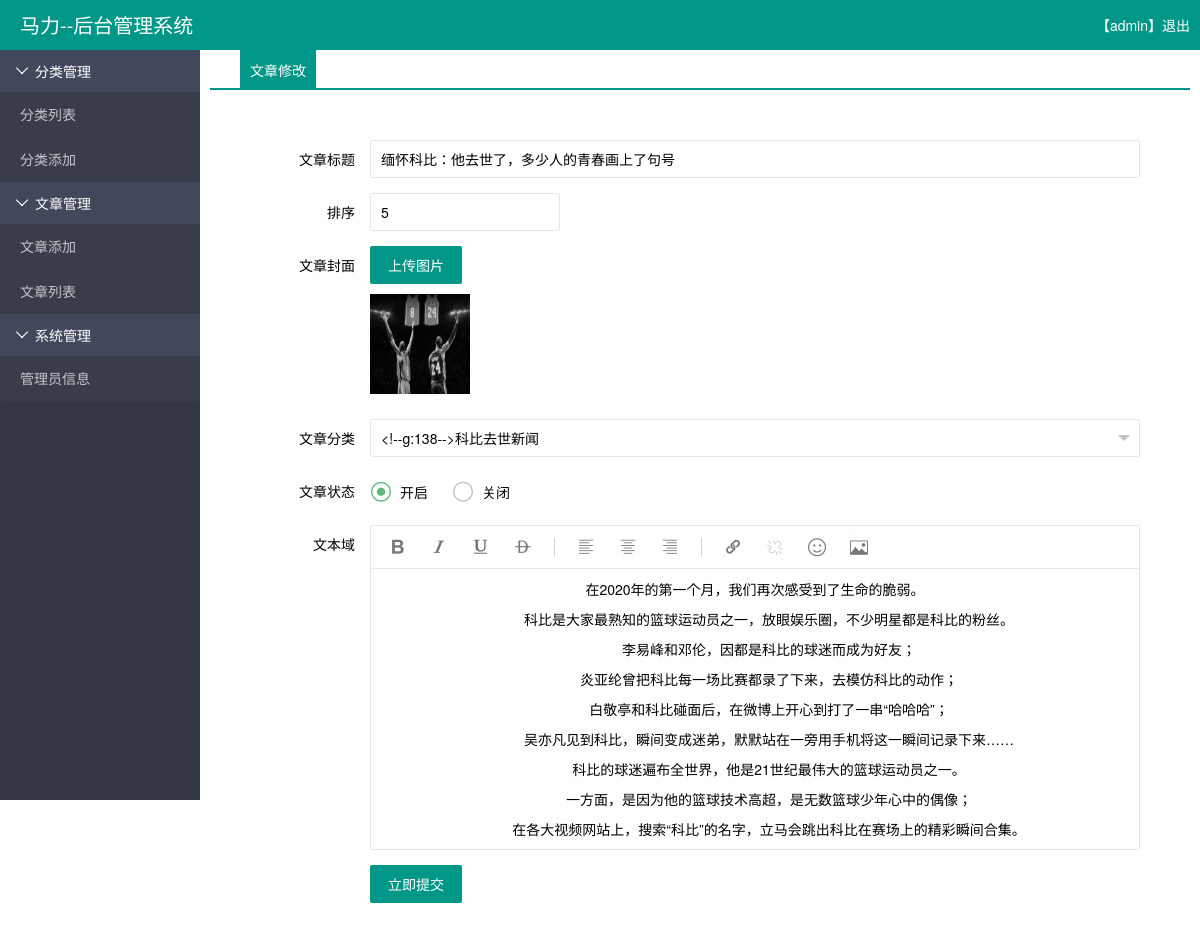
Screenshot of /admin/article_edit.php?article_id=3 (signed in) with the database file from the repository.
### tables this page shows
CREATE TABLE `menu` (
  `id` int(10) UNSIGNED NOT NULL COMMENT 'ID',
  `title` varchar(50) NOT NULL COMMENT '菜单名',
  `fid` int(10) NOT NULL COMMENT '父ID',
  `status` tinyint(1) UNSIGNED NOT NULL DEFAULT '1' COMMENT '状态 1开启 2关闭',
  `href` varchar(255) DEFAULT NULL COMMENT '链接'
);

CREATE TABLE `article` (
  `id` int(11) NOT NULL,
  `cate_id` int(11) NOT NULL,
  `content` text NOT NULL,
  `title` varchar(255) NOT NULL,
  `sort` int(11) NOT NULL DEFAULT '0',
  `status` int(11) NOT NULL DEFAULT '1' COMMENT '0为关闭，1为打开',
  `img_src` varchar(255) NOT NULL COMMENT '图片链接'
);

### databases/mysql.php (called while the page is built, shortened)
<?php
class Mysql{
	private static $_instance;
	private $db_host;
	private $db_user;
	private $db_pwd;
	private $db_database;
	private $conn;
	private $coding;
	private $show_error = true;
	private function __construct($db_host,$db_user,$db_pwd,$db_database,$conn,$coding){
		$this->db_host = $db_host;
		$this->db_user = $db_user;
		$this->db_pwd = $db_pwd;
		$this->db_database = $db_database;
		$this->conn = $conn;
		$this->coding = $coding;
	}
	public static function getInstance($db_host,$db_user,$db_pwd,$db_database,$conn,$coding){
		if(is_null(self::$_instance)){
			self::$_instance = new self($db_host,$db_user,$db_pwd,$db_database,$conn,$coding);
		}
		return self::$_instance;
	}
	public function connect(){
		if($this->conn == "pconn"){
			$this->conn = mysqli_pconnect($this->db_host,$this->db_user,$this->db_pwd) or die('链接数据库失败');
		}else{
			$this->conn = mysqli_connect($this->db_host,$this->db_user,$this->db_pwd) or die('链接数据库失败');
		}
		mysqli_select_db($this->conn,$this->db_database) or die("选择数据库失败");
		mysqli_query($this->conn,"SET NAMES $this->coding") or die("设置编码失败");
	}
	public function query($sql){
		$this->sql = $sql;
		$result = mysqli_query($this->conn,$this->sql);
		if(!$result){
			if($this->show_error){
				$this->show_error('错误的SQL语句：', $this->sql);
			}
		}else{
			$this->result = $result;
		}
		return $this->result;
	}
	public function fetch_one($sql,$result_type = MYSQLI_ASSOC){
		$result = $this->query($sql);
		if($result && mysqli_num_rows($result) > 0){
			return mysqli_fetch_array($result,$result_type);
		}else{
			return false;
		}
	}
	public function fetch_all($sql,$result_type = MYSQLI_ASSOC){
		$result=$this->query($sql);
		if ($result && mysqli_num_rows($result)>0){
			while ($row= $result->fetch_assoc()){
				$rows[]= $row;
			}
			return $rows;
		}else {
			return false;
		}
	}
}

### admin/article_edit.php (the view, shortened to what this page needs)
<?php
require '../databases/mysql.php';
$mysql = Mysql::getInstance(DB_HOST,DB_USER,DB_PWD,DB_DBNAME,'',DB_CHARSET);
if(!$_SESSION['adminname']){
    header('location:./login.php');
}else{
    $article = $mysql->fetch_one("SELECT * FROM article WHERE id = ".$_GET['article_id']);
    $cate = $mysql->fetch_all("SELECT * FROM cate WHERE status = 1 ORDER BY sort asc");
    $menu = $mysql->fetch_all("SELECT * FROM menu WHERE fid = 0");
    foreach ($menu as $key => &$value) {
        $value['lists'] = $mysql->fetch_all("SELECT * FROM menu WHERE fid = "."'".$value['id']."'");
    }
}
?>
<!DOCTYPE html>
<html>
<head>
    <link rel="stylesheet" type="text/css" href="../public/layui/css/layui.css">
    <link rel="stylesheet" type="text/css" href="../public/css/admin.css" />
</head>
<body>
    <?php require './default.php';?>
    <div class="main" style="padding:10px;">
        <div class="content">
            <span>文章修改</span>
            <div></div>
        </div>
        <form class="layui-form" style="margin-top:50px;padding:0px 50px;" action="./php/article_edit.php" method="POST">
            <div class="layui-form-item">
                <label class="layui-form-label">文章标题</label>
                <div class="layui-input-block">
                    <input type="text" name="title" required  lay-verify="required" placeholder="请输入标题" autocomplete="off" class="layui-input" value="<?php echo $article['title']; ?>">
                </div>
            </div>
            <div class="layui-form-item">
                <label class="layui-form-label">排序</label>
                <div class="layui-input-inline">
                    <input type="text" name="sort" required lay-verify="required" placeholder="请输入排序" autocomplete="off" class="layui-input"  value="<?php echo $article['sort']; ?>">
                </div>
            </div>
            <div class="layui-form-item">
                <label class="layui-form-label">文章封面</label>
                <div class="layui-upload">
                      <button type="button" class="layui-btn" id="test1">上传图片</button>
                      <div class="layui-upload-list">
                            <img class="layui-upload-img" style="margin-left:110px;width:100px;height:100px;" id="demo1" src="<?php echo '..'.$article['img_src']; ?>">
                      </div>
                </div>
            </div>
            <div class="layui-form-item">
                <label class="layui-form-label">文章分类</label>
                <div class="layui-input-block">
                </div>
            </div>
            <div class="layui-form-item">
                <label class="layui-form-label">文章状态</label>
                <div class="layui-input-block">
                </div>
            </div>
            <div class="layui-form-item layui-form-text">
                <label class="layui-form-label">文本域</label>
                <div class="layui-input-block">
                </div>
            </div>
            <div class="layui-form-item">
                <div class="layui-input-block">
                    <button class="layui-btn" lay-submit lay-filter="formDemo" onclick="update(<?php echo $_GET['article_id']; ?>)">立即提交</button>
                </div>
            </div>
        </form>
    </div>
</body>
</html>

### admin/default.php (shortened to what this page needs)
<?php
$menu = $mysql->fetch_all("SELECT * FROM menu WHERE fid = 0");
?>
<div class="header">
    <a style="color:white;" href="./index.php"><span class="title"><span style="font-size: 20px;"><?php echo $_SESSION['adminname']; ?></span>--后台管理系统</span></a>
    <span class="userinfo">【<?php echo $_SESSION['adminaccount']; ?>】<span><a href="./php/logout.php">退出</a></span></span>
</div>
<div class="menu" id="menu">
    <div class="layui-collapse" lay-accordion>
        <?php if(!empty($menu)){?>
    	<?php for($i =0;$i<count($menu);$i++) {?>
        <div class="layui-colla-item">
            <h2 class="layui-colla-title"><?php echo $menu[$i]['title']; ?></h2>
            <div class="layui-colla-content layui-show">
                <ul class="layui-nav layui-nav-tree" lay-filter="test">
                	<?php foreach($menu[$i]['lists'] as $val) {?>
                    	<li class="layui-nav-item"><a href="<?php echo $val['href']; ?>"><?php echo $val['title']; ?></a></li>
                    <?php }?>
                </ul>
            </div>
        </div>
        <?php }?>
        <?php }?>
    </div>
</div>

### public/layui/css/layui.css (style rules this page uses)
.layui-inline,img { display:inline-block;vertical-align:middle }
h1,h2,h3,h4,h5,h6 { font-weight:400 }
.layui-btn,.layui-edge,.layui-inline,img { vertical-align:middle }
.layui-btn,.layui-disabled,.layui-icon,.layui-unselect { -moz-user-select:none;-webkit-user-select:none;-ms-user-select:none }
blockquote,body,button,dd,div,dl,dt,form,h1,h2,h3,h4,h5,h6,input,li,ol,p,pre,td,textarea,th,ul { margin:0;padding:0;-webkit-tap-highlight-color:rgba(0,0,0,0) }
img { border:none }
li { list-style:none }
button,input,optgroup,option,select,textarea { font-family:inherit;font-size:inherit;font-style:inherit;font-weight:inherit;outline:0 }
body { line-height:24px;font:14px Helvetica Neue,Helvetica,PingFang SC,Tahoma,Arial,sans-serif }
a { color:#333;text-decoration:none }
.layui-show { display:block!important }
.layui-btn,.layui-input,.layui-select,.layui-textarea,.layui-upload-button { outline:0;-webkit-appearance:none;transition:all .3s;-webkit-transition:all .3s;box-sizing:border-box }
.layui-collapse { border-width:1px;border-style:solid;border-radius:2px }
.layui-colla-content,.layui-colla-item { border-top-width:1px;border-top-style:solid }
.layui-colla-item:first-child { border-top:none }
.layui-colla-title { position:relative;height:42px;line-height:42px;padding:0 15px 0 35px;color:#333;background-color:#f2f2f2;cursor:pointer;font-size:14px;overflow:hidden }
.layui-colla-content { display:none;padding:10px 15px;line-height:22px;color:#666 }
.layui-form-label,.layui-form-mid,.layui-form-select,.layui-input-block,.layui-input-inline,.layui-textarea { position:relative }
.layui-badge-rim,.layui-colla-content,.layui-colla-item,.layui-collapse,.layui-elem-field,.layui-form-pane .layui-form-item[pane],.layui-form-pane .layui-form-label,.layui-input,.layui-layedit,.layui-layedit-tool,.layui-quote-nm,.layui-select,.layui-tab-bar,.layui-tab-card,.layui-tab-title,.layui-tab-title .layui-this:after,.layui-textarea { border-color:#e6e6e6 }
.layui-btn { display:inline-block;height:38px;line-height:38px;padding:0 18px;background-color:#009688;color:#fff;white-space:nowrap;text-align:center;font-size:14px;border:none;border-radius:2px;cursor:pointer }
.layui-input,.layui-select,.layui-textarea { height:38px;line-height:1.3;line-height:38px\9;border-width:1px;border-style:solid;background-color:#fff;border-radius:2px }
.layui-input,.layui-textarea { display:block;width:100%;padding-left:10px }
.layui-form-item { margin-bottom:15px;clear:both;*zoom:1 }
.layui-form-item:after { content:'\20';clear:both;*zoom:1;display:block;height:0 }
.layui-form-label { float:left;display:block;padding:9px 15px;width:80px;font-weight:400;line-height:20px;text-align:right }
.layui-input-block { margin-left:110px;min-height:36px }
.layui-input-inline { display:inline-block;vertical-align:middle }
.layui-form-item .layui-input-inline { float:left;width:190px;margin-right:10px }
.layui-upload-list { margin:10px 0 }
.layui-nav { position:relative;padding:0 20px;background-color:#393D49;color:#fff;border-radius:2px;font-size:0;box-sizing:border-box }
.layui-nav * { font-size:14px }
.layui-nav .layui-nav-item { position:relative;display:inline-block;*display:inline;*zoom:1;vertical-align:middle;line-height:60px }
.layui-nav .layui-nav-item a { display:block;padding:0 20px;color:#fff;color:rgba(255,255,255,.7);transition:all .3s;-webkit-transition:all .3s }
.layui-nav-tree { width:200px;padding:0 }
.layui-nav-tree .layui-nav-item { display:block;width:100%;line-height:45px }
.layui-nav-tree .layui-nav-item a { position:relative;height:45px;line-height:45px;text-overflow:ellipsis;overflow:hidden;white-space:nowrap }

### public/css/admin.css (style rules this page uses)
.header { width:100%;height: 50px;line-height: 50px;background: #009688;color:#ffffff; }
.title { margin-left: 20px;font-size: 20px; }
.userinfo { float: right;margin-right: 10px; }
.userinfo a { color:#ffffff; }
.menu { width: 200px;background:#333744;position:absolute; }
.main { position: absolute;left:200px;right:0px; }
.layui-collapse { border: none; }
.layui-colla-item { border-top:none; }
.layui-colla-title { background:#42485b;color:#ffffff; }
.layui-colla-content { border-top:none;padding:0px; }
.content span { background: #009688;margin-left: 30px;padding: 10px;color:#ffffff; }
.content div { border-bottom: solid 2px #009688;margin-top: 8px; }

### rows the page displays
menu: title "分类管理"
menu: title "分类列表"
menu: title "分类添加"
menu: title "文章管理"
menu: title "文章添加"
menu: title "文章列表"
menu: title "系统管理"
menu: title "管理员信息"
article: title "缅怀科比：他去世了，多少人的青春画上了句号", sort "5", img_src (picture)

### other values shown
$_SESSION['adminname'] "马力"
$_SESSION['adminaccount'] "admin"
